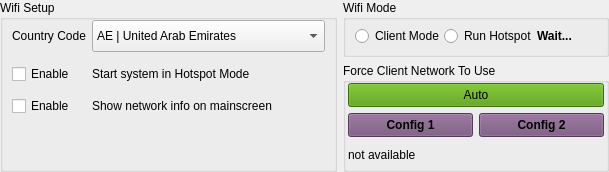
       <widget class="QWidget" name="horizontalWidget4" native="true">
        <property name="sizePolicy">
         <sizepolicy hsizetype="Expanding" vsizetype="Fixed">
          <horstretch>0</horstretch>
          <verstretch>0</verstretch>
         </sizepolicy>
        </property>
        <layout class="QHBoxLayout" name="horizontalLayout_17">
         <property name="leftMargin">
          <number>0</number>
         </property>
         <property name="topMargin">
          <number>0</number>
         </property>
         <property name="rightMargin">
          <number>0</number>
         </property>
         <property name="bottomMargin">
          <number>0</number>
         </property>
         <item>
          <widget class="QGroupBox" name="groupBox">
           <property name="sizePolicy">
            <sizepolicy hsizetype="Expanding" vsizetype="Preferred">
             <horstretch>0</horstretch>
             <verstretch>0</verstretch>
            </sizepolicy>
           </property>
           <property name="title">
            <string>Wifi Setup</string>
           </property>
           <layout class="QHBoxLayout" name="horizontalLayout_16">
            <property name="leftMargin">
             <number>0</number>
            </property>
            <property name="topMargin">
             <number>0</number>
            </property>
            <property name="rightMargin">
             <number>0</number>
            </property>
            <property name="bottomMargin">
             <number>2</number>
            </property>
            <item>
             <widget class="QWidget" name="formWidget" native="true">
              <property name="sizePolicy">
               <sizepolicy hsizetype="Expanding" vsizetype="Preferred">
                <horstretch>0</horstretch>
                <verstretch>0</verstretch>
               </sizepolicy>
              </property>
              <layout class="QFormLayout" name="formLayout_30">
               <property name="topMargin">
                <number>0</number>
               </property>
               <property name="bottomMargin">
                <number>0</number>
               </property>
               <item row="0" column="0">
                <widget class="QLabel" name="labelCountryCode">
                 <property name="minimumSize">
                  <size>
                   <width>0</width>
                   <height>32</height>
                  </size>
                 </property>
                 <property name="maximumSize">
                  <size>
                   <width>16777215</width>
                   <height>32</height>
                  </size>
                 </property>
                 <property name="text">
                  <string>Country Code</string>
                 </property>
                </widget>
               </item>
               <item row="0" column="1">
                <widget class="QComboBox" name="comboBoxCountryCode">
                 <property name="minimumSize">
                  <size>
                   <width>0</width>
                   <height>32</height>
                  </size>
                 </property>
                 <property name="maximumSize">
                  <size>
                   <width>16777215</width>
                   <height>32</height>
                  </size>
                 </property>
                 <property name="styleSheet">
                  <string notr="true">QScrollBar { 
	width: 40px;
	background-color: rgba(85, 87, 83, 0.7);
}</string>
                 </property>
                 <item>
                  <property name="text">
                   <string>AE | United Arab Emirates</string>
                  </property>
                 </item>
                 <item>
                  <property name="text">
                   <string>AR | Argentina</string>
                  </property>
                 </item>
                 <item>
                  <property name="text">
                   <string>AT | Austria</string>
                  </property>
                 </item>
                 <item>
                  <property name="text">
                   <string>AU | Australia</string>
                  </property>
                 </item>
                 <item>
                  <property name="text">
                   <string>BG | Bulgaria</string>
                  </property>
                 </item>
                 <item>
                  <property name="text">
                   <string>BH | Bahrain</string>
                  </property>
                 </item>
                 <item>
                  <property name="text">
                   <string>BM | Bermuda</string>
                  </property>
                 </item>
                 <item>
                  <property name="text">
                   <string>BO | Bolivia</string>
                  </property>
                 </item>
                 <item>
                  <property name="text">
                   <string>BR | Brazil</string>
                  </property>
                 </item>
                 <item>
                  <property name="text">
                   <string>CA | Canada</string>
                  </property>
                 </item>
                 <item>
                  <property name="text">
                   <string>CH | Switzerland</string>
                  </property>
                 </item>
                 <item>
                  <property name="text">
                   <string>CL | Chile</string>
                  </property>
                 </item>
                 <item>
                  <property name="text">
                   <string>CN | China</string>
                  </property>
                 </item>
                 <item>
                  <property name="text">
                   <string>CO | Colombia</string>
                  </property>
                 </item>
                 <item>
                  <property name="text">
                   <string>CR | Costa Rica</string>
                  </property>
                 </item>
                 <item>
                  <property name="text">
                   <string>CS | Serbia and Montenegro</string>
                  </property>
                 </item>
                 <item>
                  <property name="text">
                   <string>CY | Cyprus</string>
                  </property>
                 </item>
                 <item>
                  <property name="text">
                   <string>CZ | Czech Republic</string>
                  </property>
                 </item>
                 <item>
                  <property name="text">
                   <string>DE | Germany</string>
                  </property>
                 </item>
                 <item>
                  <property name="text">
                   <string>DK | Denmark</string>
                  </property>
                 </item>
                 <item>
                  <property name="text">
                   <string>DO | Dominican Republic</string>
                  </property>
                 </item>
                 <item>
                  <property name="text">
                   <string>DZ | Algeria</string>
                  </property>
                 </item>
                 <item>
                  <property name="text">
                   <string>EC | Ecuador</string>
                  </property>
                 </item>
                 <item>
                  <property name="text">
                   <string>EE | Estonia</string>
                  </property>
                 </item>
                 <item>
                  <property name="text">
                   <string>EG | Egypt</string>
                  </property>
                 </item>
                 <item>
                  <property name="text">
                   <string>ES | Spain</string>
                  </property>
                 </item>
                 <item>
                  <property name="text">
                   <string>FI | Finland</string>
                  </property>
                 </item>
                 <item>
                  <property name="text">
                   <string>FR | France</string>
                  </property>
                 </item>
                 <item>
                  <property name="text">
                   <string>GB | United Kingdom</string>
                  </property>
                 </item>
                 <item>
                  <property name="text">
                   <string>GR | Greece</string>
                  </property>
                 </item>
                 <item>
                  <property name="text">
                   <string>GT | Guatemala</string>
                  </property>
                 </item>
                 <item>
                  <property name="text">
                   <string>HK | Hong Kong</string>
                  </property>
                 </item>
                 <item>
                  <property name="text">
                   <string>HN | Honduras</string>
                  </property>
                 </item>
                 <item>
                  <property name="text">
                   <string>ID | Indonesia</string>
                  </property>
                 </item>
                 <item>
                  <property name="text">
                   <string>IE | Ireland</string>
                  </property>
                 </item>
                 <item>
                  <property name="text">
                   <string>IL | Israel</string>
                  </property>
                 </item>
                 <item>
                  <property name="text">
                   <string>IN | India</string>
                  </property>
                 </item>
                 <item>
                  <property name="text">
                   <string>IS | Iceland</string>
                  </property>
                 </item>
                 <item>
                  <property name="text">
                   <string>IT | Italy</string>
                  </property>
                 </item>
                 <item>
                  <property name="text">
                   <string>JM | Jamaica</string>
                  </property>
                 </item>
                 <item>
                  <property name="text">
                   <string>JO | Jordan</string>
                  </property>
                 </item>
                 <item>
                  <property name="text">
                   <string>JP3 | Japan</string>
                  </property>
                 </item>
                 <item>
                  <property name="text">
                   <string>KE | Kenya</string>
                  </property>
                 </item>
                 <item>
                  <property name="text">
                   <string>KR | Republic of Korea (South Korea)</string>
                  </property>
                 </item>
                 <item>
                  <property name="text">
                   <string>KW | Kuwait</string>
                  </property>
                 </item>
                 <item>
                  <property name="text">
                   <string>KW | Kuwait</string>
                  </property>
                 </item>
                 <item>
                  <property name="text">
                   <string>LB | Lebanon</string>
                  </property>
                 </item>
                 <item>
                  <property name="text">
                   <string>LI | Liechtenstein</string>
                  </property>
                 </item>
                 <item>
                  <property name="text">
                   <string>LK | Sri Lanka</string>
                  </property>
                 </item>
                 <item>
                  <property name="text">
                   <string>LT | Lithuania</string>
                  </property>
                 </item>
                 <item>
                  <property name="text">
                   <string>LU | Luxembourg</string>
                  </property>
                 </item>
                 <item>
                  <property name="text">
                   <string>MA | Morocco</string>
                  </property>
                 </item>
                 <item>
                  <property name="text">
                   <string>MU | Mauritius</string>
                  </property>
                 </item>
                 <item>
                  <property name="text">
                   <string>MX | Mexico</string>
                  </property>
                 </item>
                 <item>
                  <property name="text">
                   <string>NL | Netherlands</string>
                  </property>
                 </item>
                 <item>
                  <property name="text">
                   <string>NO | Norway</string>
                  </property>
                 </item>
                 <item>
                  <property name="text">
                   <string>NZ | New Zealand</string>
                  </property>
                 </item>
                 <item>
                  <property name="text">
                   <string>OM | Oman</string>
                  </property>
                 </item>
                 <item>
                  <property name="text">
                   <string>PA | Panama</string>
                  </property>
                 </item>
                 <item>
                  <property name="text">
                   <string>PE | Peru</string>
                  </property>
                 </item>
                 <item>
                  <property name="text">
                   <string>PH | Philippines</string>
                  </property>
                 </item>
                 <item>
                  <property name="text">
                   <string>PK | Islamic Republic of Pakistan</string>
                  </property>
                 </item>
                 <item>
                  <property name="text">
                   <string>PL | Poland</string>
                  </property>
                 </item>
                 <item>
                  <property name="text">
                   <string>PR | Puerto Rico</string>
                  </property>
                 </item>
                 <item>
                  <property name="text">
                   <string>PT | Portugal</string>
                  </property>
                 </item>
                 <item>
                  <property name="text">
                   <string>QA | Qatar</string>
                  </property>
                 </item>
                 <item>
                  <property name="text">
                   <string>RO | Romania</string>
                  </property>
                 </item>
                 <item>
                  <property name="text">
                   <string>RU | Russia</string>
                  </property>
                 </item>
                 <item>
                  <property name="text">
                   <string>SA | Saudi Arabia</string>
                  </property>
                 </item>
                 <item>
                  <property name="text">
                   <string>SG | Singapore</string>
                  </property>
                 </item>
                 <item>
                  <property name="text">
                   <string>SI | Slovenia</string>
                  </property>
                 </item>
                 <item>
                  <property name="text">
                   <string>SK | Slovak Republic</string>
                  </property>
                 </item>
                 <item>
                  <property name="text">
                   <string>SV | El Salvador</string>
                  </property>
                 </item>
                 <item>
                  <property name="text">
                   <string>TH | Thailand</string>
                  </property>
                 </item>
                 <item>
                  <property name="text">
                   <string>TN | Tunisia</string>
                  </property>
                 </item>
                 <item>
                  <property name="text">
                   <string>TR | Turkey</string>
                  </property>
                 </item>
                 <item>
                  <property name="text">
                   <string>TT | Trinidad and Tobago</string>
                  </property>
                 </item>
                 <item>
                  <property name="text">
                   <string>TW | Taiwan</string>
                  </property>
                 </item>
                 <item>
                  <property name="text">
                   <string>UA | Ukraine</string>
                  </property>
                 </item>
                 <item>
                  <property name="text">
                   <string>US | United States</string>
                  </property>
                 </item>
                 <item>
                  <property name="text">
                   <string>UY | Uruguay</string>
                  </property>
                 </item>
                 <item>
                  <property name="text">
                   <string>VE | Venezuela</string>
                  </property>
                 </item>
                 <item>
                  <property name="text">
                   <string>VN | Vietnam</string>
                  </property>
                 </item>
                 <item>
                  <property name="text">
                   <string>ZA | South Africa</string>
                  </property>
                 </item>
                </widget>
               </item>
               <item row="1" column="0">
                <widget class="QCheckBox" name="checkBoxHotspot">
                 <property name="sizePolicy">
                  <sizepolicy hsizetype="Expanding" vsizetype="Fixed">
                   <horstretch>0</horstretch>
                   <verstretch>0</verstretch>
                  </sizepolicy>
                 </property>
                 <property name="minimumSize">
                  <size>
                   <width>0</width>
                   <height>32</height>
                  </size>
                 </property>
                 <property name="maximumSize">
                  <size>
                   <width>16777215</width>
                   <height>32</height>
                  </size>
                 </property>
                 <property name="text">
                  <string>Enable</string>
                 </property>
                </widget>
               </item>
               <item row="1" column="1">
                <widget class="QLabel" name="label_hotspot">
                 <property name="sizePolicy">
                  <sizepolicy hsizetype="Expanding" vsizetype="Fixed">
                   <horstretch>0</horstretch>
                   <verstretch>0</verstretch>
                  </sizepolicy>
                 </property>
                 <property name="minimumSize">
                  <size>
                   <width>0</width>
                   <height>32</height>
                  </size>
                 </property>
                 <property name="maximumSize">
                  <size>
                   <width>16777215</width>
                   <height>32</height>
                  </size>
                 </property>
                 <property name="text">
                  <string>Start system in Hotspot Mode</string>
                 </property>
                 <property name="wordWrap">
                  <bool>true</bool>
                 </property>
                </widget>
               </item>
               <item row="2" column="0">
                <widget class="QCheckBox" name="checkBoxNetworkinfo">
                 <property name="text">
                  <string>Enable</string>
                 </property>
                </widget>
               </item>
               <item row="2" column="1">
                <widget class="QLabel" name="label_hotspotclient">
                 <property name="text">
                  <string>Show network info on mainscreen</string>
                 </property>
                </widget>
               </item>
              </layout>
             </widget>
            </item>
           </layout>
          </widget>
         </item>
         <item>
          <widget class="QWidget" name="verticalWidget1" native="true">
           <property name="sizePolicy">
            <sizepolicy hsizetype="Expanding" vsizetype="Preferred">
             <horstretch>0</horstretch>
             <verstretch>0</verstretch>
            </sizepolicy>
           </property>
           <layout class="QVBoxLayout" name="verticalLayout_10">
            <property name="leftMargin">
             <number>0</number>
            </property>
            <property name="topMargin">
             <number>0</number>
            </property>
            <property name="rightMargin">
             <number>0</number>
            </property>
            <property name="bottomMargin">
             <number>0</number>
            </property>
            <item>
             <widget class="QGroupBox" name="groupBoxWifiMode">
              <property name="sizePolicy">
               <sizepolicy hsizetype="Expanding" vsizetype="Expanding">
                <horstretch>0</horstretch>
                <verstretch>0</verstretch>
               </sizepolicy>
              </property>
              <property name="title">
               <string>Wifi Mode</string>
              </property>
              <property name="flat">
               <bool>false</bool>
              </property>
              <layout class="QVBoxLayout" name="verticalLayout_8">
               <property name="spacing">
                <number>0</number>
               </property>
               <property name="leftMargin">
                <number>0</number>
               </property>
               <property name="topMargin">
                <number>0</number>
               </property>
               <property name="rightMargin">
                <number>0</number>
               </property>
               <property name="bottomMargin">
                <number>2</number>
               </property>
               <item>
                <layout class="QHBoxLayout" name="horizontalLayout_21">
                 <property name="leftMargin">
                  <number>9</number>
                 </property>
                 <property name="rightMargin">
                  <number>9</number>
                 </property>
                 <item>
                  <widget class="QRadioButton" name="radioButtonClient">
                   <property name="minimumSize">
                    <size>
                     <width>0</width>
                     <height>32</height>
                    </size>
                   </property>
                   <property name="maximumSize">
                    <size>
                     <width>16777215</width>
                     <height>32</height>
                    </size>
                   </property>
                   <property name="text">
                    <string>Client Mode</string>
                   </property>
                  </widget>
                 </item>
                 <item>
                  <widget class="QRadioButton" name="radioButtonHotspot">
                   <property name="minimumSize">
                    <size>
                     <width>0</width>
                     <height>32</height>
                    </size>
                   </property>
                   <property name="maximumSize">
                    <size>
                     <width>16777215</width>
                     <height>32</height>
                    </size>
                   </property>
                   <property name="text">
                    <string>Run Hotspot</string>
                   </property>
                  </widget>
                 </item>
                 <item>
                  <widget class="QLabel" name="label_modeswitchprogress">
                   <property name="sizePolicy">
                    <sizepolicy hsizetype="Expanding" vsizetype="Fixed">
                     <horstretch>0</horstretch>
                     <verstretch>0</verstretch>
                    </sizepolicy>
                   </property>
                   <property name="minimumSize">
                    <size>
                     <width>60</width>
                     <height>32</height>
                    </size>
                   </property>
                   <property name="maximumSize">
                    <size>
                     <width>60</width>
                     <height>32</height>
                    </size>
                   </property>
                   <property name="font">
                    <font>
                     <weight>75</weight>
                     <bold>true</bold>
                    </font>
                   </property>
                   <property name="styleSheet">
                    <string notr="true">background-color: rgba(0, 0, 0, 0);</string>
                   </property>
                   <property name="text">
                    <string>Wait...</string>
                   </property>
                  </widget>
                 </item>
                </layout>
               </item>
              </layout>
             </widget>
            </item>
            <item>
             <widget class="QGroupBox" name="groupBoxClientNetwork">
              <property name="sizePolicy">
               <sizepolicy hsizetype="Expanding" vsizetype="Preferred">
                <horstretch>0</horstretch>
                <verstretch>0</verstretch>
               </sizepolicy>
              </property>
              <property name="minimumSize">
               <size>
                <width>0</width>
                <height>80</height>
               </size>
              </property>
              <property name="title">
               <string>Force Client Network To Use</string>
              </property>
              <layout class="QVBoxLayout" name="verticalLayout_11">
               <property name="leftMargin">
                <number>2</number>
               </property>
               <property name="topMargin">
                <number>0</number>
               </property>
               <property name="rightMargin">
                <number>2</number>
               </property>
               <property name="bottomMargin">
                <number>2</number>
               </property>
               <item>
                <widget class="QPushButton" name="pushButtonNetworkAuto">
                 <property name="sizePolicy">
                  <sizepolicy hsizetype="Expanding" vsizetype="Fixed">
                   <horstretch>0</horstretch>
                   <verstretch>0</verstretch>
                  </sizepolicy>
                 </property>
                 <property name="minimumSize">
                  <size>
                   <width>0</width>
                   <height>24</height>
                  </size>
                 </property>
                 <property name="maximumSize">
                  <size>
                   <width>16777215</width>
                   <height>24</height>
                  </size>
                 </property>
                 <property name="styleSheet">
                  <string notr="true">background-color: rgb(78, 154, 6);
outline: none;</string>
                 </property>
                 <property name="text">
                  <string>Auto</string>
                 </property>
                </widget>
               </item>
               <item>
                <widget class="QWidget" name="clientNetworkSelect" native="true">
                 <property name="sizePolicy">
                  <sizepolicy hsizetype="Expanding" vsizetype="Fixed">
                   <horstretch>0</horstretch>
                   <verstretch>0</verstretch>
                  </sizepolicy>
                 </property>
                 <property name="minimumSize">
                  <size>
                   <width>0</width>
                   <height>24</height>
                  </size>
                 </property>
                 <property name="maximumSize">
                  <size>
                   <width>16777215</width>
                   <height>24</height>
                  </size>
                 </property>
                 <layout class="QHBoxLayout" name="horizontalLayout_22">
                  <property name="leftMargin">
                   <number>0</number>
                  </property>
                  <property name="topMargin">
                   <number>0</number>
                  </property>
                  <property name="rightMargin">
                   <number>0</number>
                  </property>
                  <property name="bottomMargin">
                   <number>0</number>
                  </property>
                  <item>
                   <widget class="QPushButton" name="pushButtonNetwork0">
                    <property name="sizePolicy">
                     <sizepolicy hsizetype="Expanding" vsizetype="Fixed">
                      <horstretch>0</horstretch>
                      <verstretch>0</verstretch>
                     </sizepolicy>
                    </property>
                    <property name="minimumSize">
                     <size>
                      <width>0</width>
                      <height>24</height>
                     </size>
                    </property>
                    <property name="maximumSize">
                     <size>
                      <width>16777215</width>
                      <height>24</height>
                     </size>
                    </property>
                    <property name="font">
                     <font>
                      <weight>75</weight>
                      <bold>true</bold>
                     </font>
                    </property>
                    <property name="styleSheet">
                     <string notr="true">background-color: rgb(117, 80, 123);
outline: none;</string>
                    </property>
                    <property name="text">
                     <string>Config 1</string>
                    </property>
                   </widget>
                  </item>
                  <item>
                   <widget class="QPushButton" name="pushButtonNetwork1">
                    <property name="sizePolicy">
                     <sizepolicy hsizetype="Expanding" vsizetype="Fixed">
                      <horstretch>0</horstretch>
                      <verstretch>0</verstretch>
                     </sizepolicy>
                    </property>
                    <property name="minimumSize">
                     <size>
                      <width>0</width>
                      <height>24</height>
                     </size>
                    </property>
                    <property name="maximumSize">
                     <size>
                      <width>16777215</width>
                      <height>24</height>
                     </size>
                    </property>
                    <property name="font">
                     <font>
                      <weight>75</weight>
                      <bold>true</bold>
                     </font>
                    </property>
                    <property name="styleSheet">
                     <string notr="true">background-color: rgb(117, 80, 123);
outline: none;</string>
                    </property>
                    <property name="text">
                     <string>Config 2</string>
                    </property>
                   </widget>
                  </item>
                 </layout>
                </widget>
               </item>
               <item>
                <widget class="QLabel" name="label_notavailable">
                 <property name="sizePolicy">
                  <sizepolicy hsizetype="Expanding" vsizetype="Fixed">
                   <horstretch>0</horstretch>
                   <verstretch>0</verstretch>
                  </sizepolicy>
                 </property>
                 <property name="minimumSize">
                  <size>
                   <width>0</width>
                   <height>24</height>
                  </size>
                 </property>
                 <property name="maximumSize">
                  <size>
                   <width>16777215</width>
                   <height>24</height>
                  </size>
                 </property>
                 <property name="text">
                  <string>not available</string>
                 </property>
                </widget>
               </item>
              </layout>
             </widget>
            </item>
           </layout>
          </widget>
         </item>
        </layout>
       </widget>
